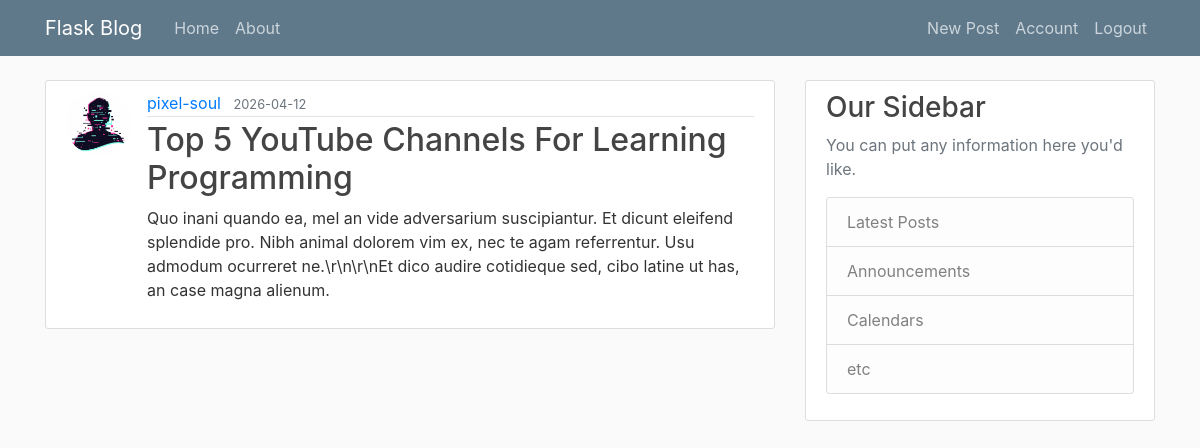
/post/17 (signed in), run on the app's committed database.
### flask_blog/models.py (models this page shows, shortened)
class User(db.Model, UserMixin):
    id = db.Column(db.Integer, primary_key=True)
    username = db.Column(db.String(20), unique=True, nullable=False)
    email = db.Column(db.String(120), unique=True, nullable=False)
    image_file = db.Column(db.String(20), nullable=False, default='default.jpg')
    password = db.Column(db.String(60), nullable=False)
    posts = db.relationship('Post', backref='author', lazy=True)

class Post(db.Model):
    id = db.Column(db.Integer, primary_key=True)
    title = db.Column(db.String(100), nullable=False)
    content = db.Column(db.Text, nullable=False)
    date_posted = db.Column(db.DateTime, nullable=False, default=datetime.utcnow)
    user_id = db.Column(db.Integer, db.ForeignKey('user.id'), nullable=False)

### flask_blog/posts/routes.py (the view)
@posts.route("/post/<int:post_id>", methods=['GET', 'POST'])
@login_required
def post(post_id):
    post = Post.query.get_or_404(post_id)
    return render_template('post.html', title=post.title, post=post)

### flask_blog/models.py (called while the page is built)
@login_manager.user_loader
def load_user(user_id):
    return User.query.get(int(user_id))

### flask_blog/templates/post.html (shortened to what this page needs)
{% extends "layout.html" %}
{% block content %}
    <article class="media content-section">
        <img class="rounded-circle article-img" src="{{ url_for('static', filename='profile_pics/' + post.author.image_file) }}">
        <div class="media-body">
            <div class="article-metadata">
            <a class="mr-2" href="{{ url_for('users.user_posts', username=post.author.username) }}">{{ post.author.username }}</a>
            <small class="text-muted">{{ post.date_posted.strftime('%Y-%m-%d') }}</small>
            </div>
            <h2>{{ post.title }}</h2>
            <p class="article-content">{{ post.content }}</p>
        </div>
    </article>
{% endblock content %}

### flask_blog/static/main.css (style rules this page uses)
body { background: #fafafa; color: #333333; margin-top: 5rem; }
h1, h2, h3, h4, h5, h6 { color: #444444; }
.content-section { background: #ffffff; padding: 10px 20px; border: 1px solid #dddddd; border-radius: 3px; margin-bottom: 20px; }
.article-content { white-space: pre-line; }
.article-img { height: 65px; width: 65px; margin-right: 16px; }
.article-metadata { padding-bottom: 1px; margin-bottom: 4px; border-bottom: 1px solid #e3e3e3 }

### data on the page
User: image_file (placeholder picture), author.username "pixel-soul"
Post: date_posted "2026-04-12", title "Top 5 YouTube Channels For Learning Programming", content "Quo inani quando ea, mel an vide adversarium suscipiantur. Et dicunt eleifend splendide pro. Nibh animal dolorem vim ex, nec te agam referrentur. Usu admodum ocurreret ne.\\r\\n\\r\\nEt dico audire cotidieque sed, cibo latine ut has, an case magna alienum."
